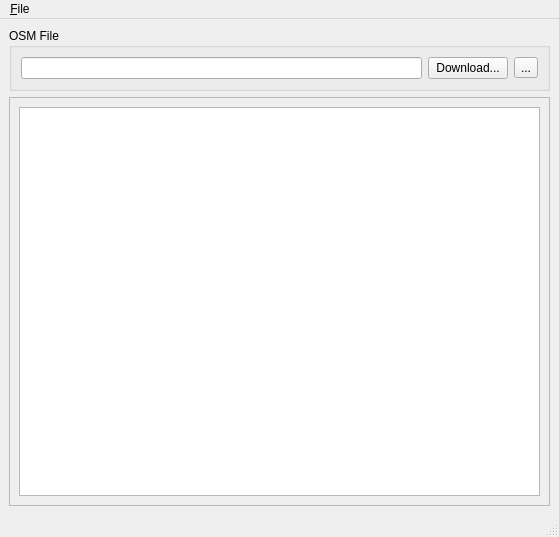
<?xml version="1.0" encoding="UTF-8"?>
<ui version="4.0">
 <class>MainWindow</class>
 <widget class="QMainWindow" name="MainWindow">
  <property name="geometry">
   <rect>
    <x>0</x>
    <y>0</y>
    <width>559</width>
    <height>537</height>
   </rect>
  </property>
  <property name="sizePolicy">
   <sizepolicy hsizetype="Preferred" vsizetype="Preferred">
    <horstretch>0</horstretch>
    <verstretch>0</verstretch>
   </sizepolicy>
  </property>
  <property name="windowTitle">
   <string>OSM2P3D</string>
  </property>
  <widget class="QWidget" name="centralwidget">
   <layout class="QVBoxLayout" name="verticalLayout_2">
    <item>
     <layout class="QGridLayout" name="gridLayout">
      <item row="0" column="0">
       <widget class="QGroupBox" name="groupBox">
        <property name="sizePolicy">
         <sizepolicy hsizetype="Preferred" vsizetype="Maximum">
          <horstretch>0</horstretch>
          <verstretch>0</verstretch>
         </sizepolicy>
        </property>
        <property name="title">
         <string>OSM File</string>
        </property>
        <layout class="QVBoxLayout" name="verticalLayout">
         <item>
          <layout class="QHBoxLayout" name="horizontalLayout">
           <item>
            <widget class="QLineEdit" name="textOSMFile"/>
           </item>
           <item>
            <widget class="QPushButton" name="buttonDownloadOSM">
             <property name="text">
              <string>Download...</string>
             </property>
            </widget>
           </item>
           <item>
            <widget class="QToolButton" name="buttonOSMBrowse">
             <property name="text">
              <string>...</string>
             </property>
            </widget>
           </item>
          </layout>
         </item>
        </layout>
       </widget>
      </item>
      <item row="1" column="0">
       <widget class="QFrame" name="frame">
        <property name="frameShape">
         <enum>QFrame::StyledPanel</enum>
        </property>
        <property name="frameShadow">
         <enum>QFrame::Raised</enum>
        </property>
        <layout class="QGridLayout" name="gridLayout_2">
         <item row="1" column="0">
          <widget class="QTreeView" name="osmResourceTreeView"/>
         </item>
        </layout>
       </widget>
      </item>
     </layout>
    </item>
   </layout>
  </widget>
  <widget class="QMenuBar" name="menubar">
   <property name="geometry">
    <rect>
     <x>0</x>
     <y>0</y>
     <width>559</width>
     <height>21</height>
    </rect>
   </property>
   <widget class="QMenu" name="menu_File">
    <property name="title">
     <string>&amp;File</string>
    </property>
    <addaction name="action_Quit"/>
   </widget>
   <addaction name="menu_File"/>
  </widget>
  <widget class="QStatusBar" name="statusbar"/>
  <action name="action_Quit">
   <property name="text">
    <string>&amp;Quit</string>
   </property>
  </action>
 </widget>
 <resources/>
 <connections/>
</ui>
